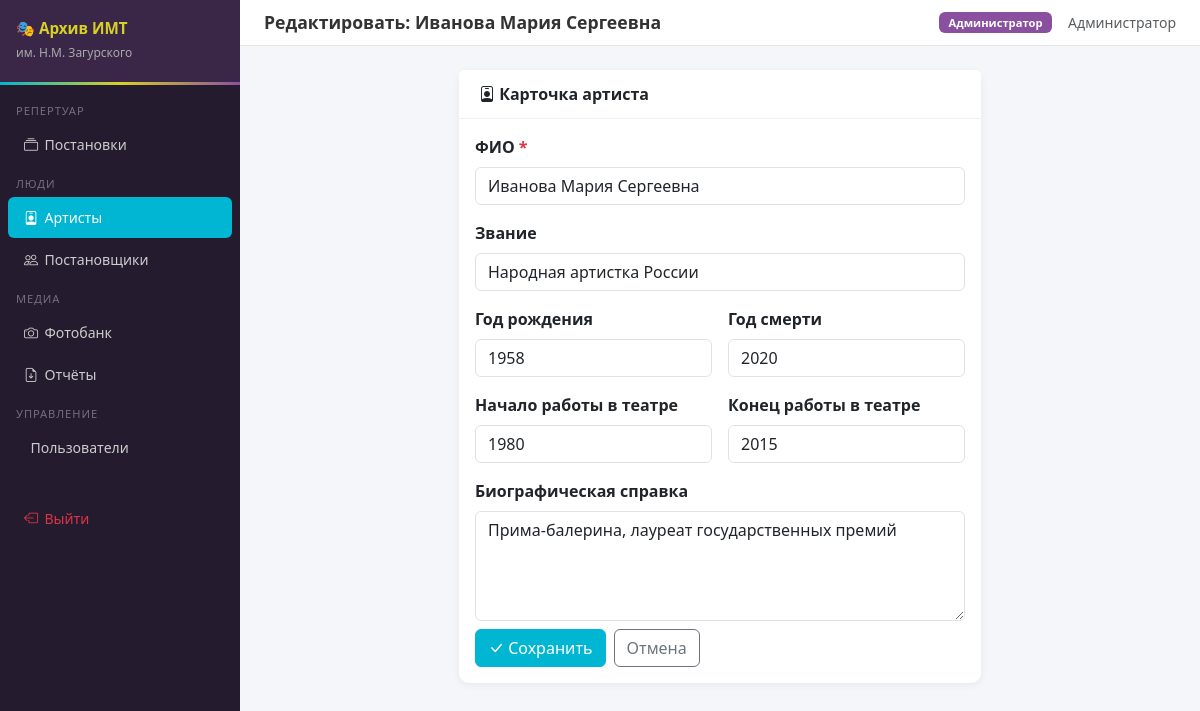
The page /artists/2/edit (signed in) on the database its author committed.
### app.py (models this page shows, shortened)
class Artist(db.Model):
    __tablename__ = 'artists'
    id              = db.Column(db.Integer, primary_key=True)
    full_name       = db.Column(db.String(300), nullable=False)
    title           = db.Column(db.String(200))
    birth_year      = db.Column(db.Integer)
    death_year      = db.Column(db.Integer)
    description     = db.Column(db.Text)
    work_start_year = db.Column(db.Integer)
    work_end_year   = db.Column(db.Integer)
    created_at      = db.Column(db.DateTime, default=datetime.utcnow)
    cast_entries   = db.relationship('CastEntry', backref='artist', lazy=True)
    material_links = db.relationship('MaterialArtist', backref='artist', lazy=True)

class Role(db.Model):
    __tablename__ = 'roles'
    id           = db.Column(db.Integer, primary_key=True)
    name         = db.Column(db.String(50), unique=True, nullable=False)
    display_name = db.Column(db.String(100), nullable=False)
    users        = db.relationship('User', backref='role', lazy=True)

class User(UserMixin, db.Model):
    __tablename__ = 'users'
    id            = db.Column(db.Integer, primary_key=True)
    full_name     = db.Column(db.String(200), nullable=False)
    login         = db.Column(db.String(100), unique=True, nullable=False)
    password_hash = db.Column(db.String(255), nullable=False)
    role_id       = db.Column(db.Integer, db.ForeignKey('roles.id'), nullable=False)
    is_active     = db.Column(db.Boolean, default=True)
    created_at    = db.Column(db.DateTime, default=datetime.utcnow)
    @property
    def role_name(self):
        return self.role.name
    def can_edit(self):
        return self.role_name in [ROLE_ADMIN, ROLE_EDITOR, ROLE_ZAVLIT]
    def can_manage_users(self):
        return self.role_name == ROLE_ADMIN

### routes/artists.py (the view, shortened to what this page needs)
@artists_bp.route('/<int:aid>/edit', methods=['GET', 'POST'])
@editor_required
def edit(aid):
    a = db.get_or_404(Artist, aid)
    return render_template('artists/form.html', a=a)

### app.py (called while the page is built)
@login_manager.user_loader
def load_user(user_id):
    return db.session.get(User, int(user_id))

def editor_required(f):
    @wraps(f)
    @login_required
    def wrapped(*args, **kwargs):
        if not current_user.can_edit():
            flash('Недостаточно прав для этого действия.', 'danger')
            return redirect(url_for('productions.list_productions'))
        return f(*args, **kwargs)
    return wrapped

@app.context_processor
def inject_globals():
    return dict(ROLE_ADMIN=ROLE_ADMIN, ROLE_EDITOR=ROLE_EDITOR,
                ROLE_ZAVLIT=ROLE_ZAVLIT, ROLE_MUSIC=ROLE_MUSIC,
                ROLE_OBSERVER=ROLE_OBSERVER)

### templates/artists/form.html (shortened to what this page needs)
{% extends 'base.html' %}
{% block page_title %}{% if a %}Редактировать: {{ a.full_name }}{% else %}Новый артист{% endif %}{% endblock %}
{% block content %}
<div class="row justify-content-center">
<div class="col-lg-7">
<div class="card">
  <div class="card-header"><i class="bi bi-person-badge"></i> Карточка артиста</div>
  <div class="card-body">
    <form method="POST">
      <div class="row g-3">
        <div class="col-12">
          <label class="form-label fw-semibold">ФИО <span class="text-danger">*</span></label>
          <input type="text" name="full_name" class="form-control" required value="{{ a.full_name if a else '' }}" placeholder="Иванов Иван Иванович">
        </div>
        <div class="col-12">
          <label class="form-label fw-semibold">Звание</label>
          <input type="text" name="title" class="form-control" value="{{ a.title if a else '' }}" placeholder="Заслуженный артист России...">
        </div>
        <div class="col-md-6">
          <label class="form-label fw-semibold">Год рождения</label>
          <input type="number" name="birth_year" class="form-control" value="{{ a.birth_year if a else '' }}" min="1850" max="2010">
        </div>
        <div class="col-md-6">
          <label class="form-label fw-semibold">Год смерти</label>
          <input type="number" name="death_year" class="form-control" value="{{ a.death_year if a else '' }}" min="1850" max="2100">
        </div>
        <div class="col-md-6">
          <label class="form-label fw-semibold">Начало работы в театре</label>
          <input type="number" name="work_start_year" class="form-control" value="{{ a.work_start_year if a else '' }}" min="1900">
        </div>
        <div class="col-md-6">
          <label class="form-label fw-semibold">Конец работы в театре</label>
          <input type="number" name="work_end_year" class="form-control" value="{{ a.work_end_year if a else '' }}" min="1900">
        </div>
        <div class="col-12">
          <label class="form-label fw-semibold">Биографическая справка</label>
          <textarea name="description" class="form-control" rows="4" placeholder="Краткое описание для архива...">{{ a.description if a else '' }}</textarea>
        </div>
        <div class="col-12 d-flex gap-2 mt-2">
          <button type="submit" class="btn btn-imt">
            <i class="bi bi-check-lg"></i> {% if a %}Сохранить{% else %}Создать{% endif %}
          </button>
          <a href="{{ url_for('artists.detail', aid=a.id) if a else url_for('artists.list_artists') }}" class="btn btn-outline-secondary">
            Отмена
          </a>
        </div>
      </div>
    </form>
  </div>
</div>
</div>
</div>
{% endblock %}

### templates/base.html (shortened to what this page needs)
<!DOCTYPE html>
<html lang="ru">
<head>
<link href="https://cdn.jsdelivr.net/npm/bootstrap@5.3.2/dist/css/bootstrap.min.css" rel="stylesheet">
<link href="https://cdn.jsdelivr.net/npm/bootstrap-icons@1.11.3/font/bootstrap-icons.css" rel="stylesheet">
</head>
<body>
{% if current_user.is_authenticated %}
<div class="sidebar">
  <div class="sidebar-brand">
    <h5>🎭 Архив ИМТ</h5>
    <small>им. Н.М. Загурского</small>
  </div>
  <nav class="pt-2">
    <div class="sidebar-section">Репертуар</div>
    <a href="{{ url_for('productions.list_productions') }}" class="nav-link {% if request.blueprint=='productions' %}active{% endif %}">
      <i class="bi bi-collection"></i>Постановки
    </a>
    <div class="sidebar-section">Люди</div>
    <a href="{{ url_for('artists.list_artists') }}" class="nav-link {% if request.blueprint=='artists' %}active{% endif %}">
      <i class="bi bi-person-badge"></i>Артисты
    </a>
    <a href="{{ url_for('staging.list_directors') }}" class="nav-link {% if request.blueprint=='staging' %}active{% endif %}">
      <i class="bi bi-people"></i>Постановщики
    </a>
    <div class="sidebar-section">Медиа</div>
    <a href="{{ url_for('photobank.list_photobank') }}" class="nav-link {% if request.blueprint=='photobank' %}active{% endif %}">
      <i class="bi bi-camera"></i>Фотобанк
    </a>
    <a href="{{ url_for('reports.index') }}" class="nav-link {% if request.blueprint=='reports' %}active{% endif %}">
      <i class="bi bi-file-earmark-arrow-down"></i>Отчёты
    </a>
    {% if current_user.can_manage_users() %}
    <div class="sidebar-section">Управление</div>
    <a href="{{ url_for('admin.users') }}" class="nav-link {% if request.blueprint=='admin' %}active{% endif %}">
      Пользователи
    </a>
    {% endif %}
    <div class="sidebar-section mt-3"></div>
    <a href="{{ url_for('auth.logout') }}" class="nav-link text-danger">
      <i class="bi bi-box-arrow-left"></i>Выйти
    </a>
  </nav>
</div>
{% endif %}
<div class="{% if current_user.is_authenticated %}main-content{% else %}container-fluid{% endif %}">
  {% if current_user.is_authenticated %}
  <div class="topbar">
    <h4>{% block page_title %}{% endblock %}</h4>
    <div class="d-flex align-items-center gap-3">
      <span class="badge bg-secondary badge-role">{{ current_user.role.display_name }}</span>
      <span class="text-muted small">{{ current_user.full_name }}</span>
    </div>
  </div>
  {% endif %}
  {% block content %}{% endblock %}
</div>
</body>
</html>

### templates/base.html (style rules this page uses)
:root { --imt-cyan:#00B6D2; --imt-yellow:#D8D125; --imt-purple:#8A4F9F; --imt-dark:#241b2e; --imt-mid:#3a2647; --imt-accent:var(--imt-cyan); }
body { background:#f4f6f9;font-family:'Segoe UI',sans-serif;min-height:100vh; }
.sidebar { width:240px;min-height:100vh;background:var(--imt-dark);position:fixed;top:0;left:0;z-index:100;padding-top:0; }
.sidebar-brand { background:var(--imt-mid);padding:1.2rem 1rem;border-bottom:3px solid transparent;border-image:linear-gradient(90deg,var(--imt-cyan),var(--imt-yellow),var(--imt-purple)) 1; }
.sidebar-brand h5 { color:var(--imt-yellow);font-weight:700;margin:0;font-size:.95rem;line-height:1.3; }
.sidebar-brand small { color:#aaa;font-size:.75rem; }
.sidebar .nav-link { color:#ccc;padding:.6rem 1rem;border-radius:6px;margin:.1rem .5rem;font-size:.88rem;transition:all .2s; }
.sidebar .nav-link.active { background:var(--imt-cyan);color:#fff; }
.sidebar .nav-link i { width:20px;margin-right:.4rem; }
.sidebar-section { color:#776c82;font-size:.7rem;text-transform:uppercase;padding:.6rem 1rem .2rem;letter-spacing:.08em; }
.main-content { margin-left:240px;padding:1.5rem; }
.topbar { background:#fff;border-bottom:1px solid #e5e5e5;padding:.75rem 1.5rem;margin:-1.5rem -1.5rem 1.5rem;display:flex;align-items:center;justify-content:space-between; }
.topbar h4 { margin:0;font-size:1.1rem;font-weight:600;color:#333; }
.badge-role { font-size:.7rem;padding:.3rem .6rem;background:var(--imt-purple)!important; }
.card { border:none;border-radius:10px;box-shadow:0 2px 8px rgba(0,0,0,.06); }
.card-header { background:#fff;border-bottom:1px solid #f0f0f0;font-weight:600;padding:.75rem 1.25rem; }
.btn-imt { background:var(--imt-cyan);border-color:var(--imt-cyan);color:#fff; }
a { color:var(--imt-purple); }

### rows shown on the page
Artist: full_name "Иванова Мария Сергеевна", title "Народная артистка России", birth_year "1958", death_year "2020", work_start_year "1980", work_end_year "2015", description "Прима-балерина, лауреат государственных премий"
Role: role.display_name "Администратор"
User: full_name "Администратор"
